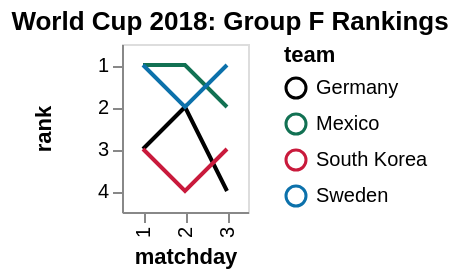

Write a Vega-Lite specification for this figure.
### Vega specification from a JSON file in a GitHub repository (floating-point values rounded to 4 significant figures)
{"$schema": "https://vega.github.io/schema/vega/v3.json", "autosize": "pad", "padding": 5, "title": {"text": "World Cup 2018: Group F Rankings"}, "style": "cell", "data": [{"name": "source_0", "values": [{"team": "Germany", "matchday": 1, "point": 0, "diff": -1}, {"team": "Mexico", "matchday": 1, "point": 3, "diff": 1}, {"team": "South Korea", "matchday": 1, "point": 0, "diff": -1}, {"team": "Sweden", "matchday": 1, "point": 3, "diff": 1}, {"team": "Germany", "matchday": 2, "point": 3, "diff": 0}, {"team": "Mexico", "matchday": 2, "point": 6, "diff": 2}, {"team": "South Korea", "matchday": 2, "point": 0, "diff": -2}, {"team": "Sweden", "matchday": 2, "point": 3, "diff": 0}, {"team": "Germany", "matchday": 3, "point": 3, "diff": -2}, {"team": "Mexico", "matchday": 3, "point": 6, "diff": -1}, {"team": "South Korea", "matchday": 3, "point": 3, "diff": 0}, {"team": "Sweden", "matchday": 3, "point": 6, "diff": 3}]}, {"name": "data_0", "source": "source_0", "transform": [{"type": "window", "params": [null], "as": ["rank"], "ops": ["rank"], "fields": [null], "sort": {"field": ["point", "diff"], "order": ["descending", "descending"]}, "groupby": ["matchday"]}]}], "signals": [{"name": "x_step", "value": 21}, {"name": "width", "update": "bandspace(domain('x').length, 1, 0.5) * x_step"}, {"name": "y_step", "value": 21}, {"name": "height", "update": "bandspace(domain('y').length, 1, 0.5) * y_step"}], "marks": [{"name": "pathgroup", "type": "group", "from": {"facet": {"name": "faceted_path_main", "data": "data_0", "groupby": ["team"]}}, "encode": {"update": {"width": {"field": {"group": "width"}}, "height": {"field": {"group": "height"}}}}, "marks": [{"name": "marks", "type": "line", "style": ["line"], "sort": {"field": "datum[\"matchday\"]", "order": "descending"}, "from": {"data": "faceted_path_main"}, "encode": {"update": {"stroke": {"scale": "color", "field": "team"}, "x": {"scale": "x", "field": "matchday"}, "y": {"scale": "y", "field": "rank"}}}}]}], "scales": [{"name": "x", "type": "point", "domain": {"data": "data_0", "field": "matchday", "sort": true}, "range": {"step": {"signal": "x_step"}}, "padding": 0.5}, {"name": "y", "type": "point", "domain": {"data": "data_0", "field": "rank", "sort": true}, "range": {"step": {"signal": "y_step"}}, "padding": 0.5}, {"name": "color", "type": "ordinal", "domain": ["Germany", "Mexico", "South Korea", "Sweden"], "range": ["black", "#127153", "#C91A3C", "#0C71AB"]}], "axes": [{"scale": "x", "orient": "bottom", "grid": false, "title": "matchday", "labelBaseline": "middle", "labelAngle": 270, "labelAlign": "right", "labelOverlap": true, "zindex": 1}, {"scale": "y", "orient": "left", "grid": false, "title": "rank", "labelOverlap": true, "zindex": 1}], "legends": [{"stroke": "color", "title": "team"}], "config": {"axisY": {"minExtent": 30}}}
